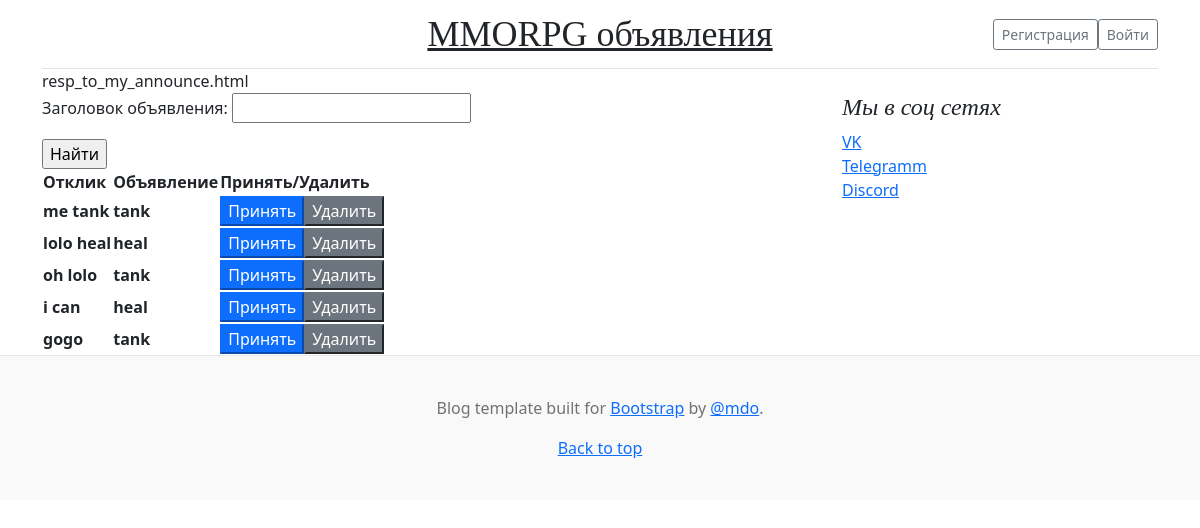
The page /board/my_announcement/responses on the database its author committed.
### Announcement/models.py (models this page shows, shortened)
class ResponseToAnnounce(models.Model):
    response_announcement = models.ForeignKey('Announcement', related_name='response', on_delete=models.CASCADE)
    user = models.ForeignKey(User, related_name='user', on_delete=models.CASCADE)
    text = models.TextField(max_length=256)
    def __str__(self):
        return f'{self.text[0:9]}'

class Announcement(models.Model):
    CATEGORY = (
        ('Tank', 'Танки'),
        ('Healer', 'Хилы'),
        ('DD', 'ДД'),
        ('Vendor', 'Торговцы'),
        ('GuildMaster', 'Гильдмастеры'),
        ('QuestGiver', 'Квестгиверы'),
        ('Smith', 'Кузнецы'),
        ('Skinner', 'Кожевники'),
        ('Alchemist', 'Зельевары'),
        ('SpellMaster', 'Мастера заклинаний'),
    )
    author = models.ForeignKey(User, related_name='author', on_delete=models.CASCADE)
    category = models.CharField(max_length=16, choices=CATEGORY)
    title = models.CharField(max_length=64)
    text = RichTextUploadingField(null=True, config_name='default')
    published_date = models.DateField(auto_now_add=True)
    def __str__(self):
        return f'{self.title}'

### Announcement/views.py (the view)
# urls.py: path('board/my_announcement/responses', ResponseList.as_view(), name='my_responses'),
class ResponseList(ListView):
    model = ResponseToAnnounce
    ordering = '-id'
    template_name = 'resp_to_my_announce.html'
    context_object_name = 'my_responses'
    def get_queryset(self):
        queryset = super().get_queryset()
        self.filterset = ResponseFilter(self.request.GET, queryset)
        return self.filterset.qs
    def get_context_data(self, **kwargs):
        context = super().get_context_data(**kwargs)
        context['filterset'] = self.filterset
        return context

### Announcement/templates/resp_to_my_announce.html (shortened to what this page needs)
{% extends 'flatpages/default.html' %}
{% block content %}
resp_to_my_announce.html
    <form action="" method="get">
        {{ filterset.form.as_p }}
        <input type="submit" value="Найти" />
    </form>
<table>
    <tr>
        <th>Отклик</th>
        <th>Объявление</th>
        <th>Принять/Удалить</th>
    </tr>
{% for response in my_responses %}
    <tr><th>{{ response }} </th><th>{{ response.response_announcement }}</th><th><input class="btn-primary" type="button" value="Принять"><input class="btn-secondary" type="button" value="Удалить"></th></tr>
{% endfor %}
</table>
{% endblock content %}

### rows shown on the page
ResponseToAnnounce: text "me tank", response_announcement "tank"
ResponseToAnnounce: text "lolo heal", response_announcement "heal"
ResponseToAnnounce: text "oh lolo", response_announcement "tank"
ResponseToAnnounce: text "i can", response_announcement "heal"
ResponseToAnnounce: text "gogo", response_announcement "tank"
